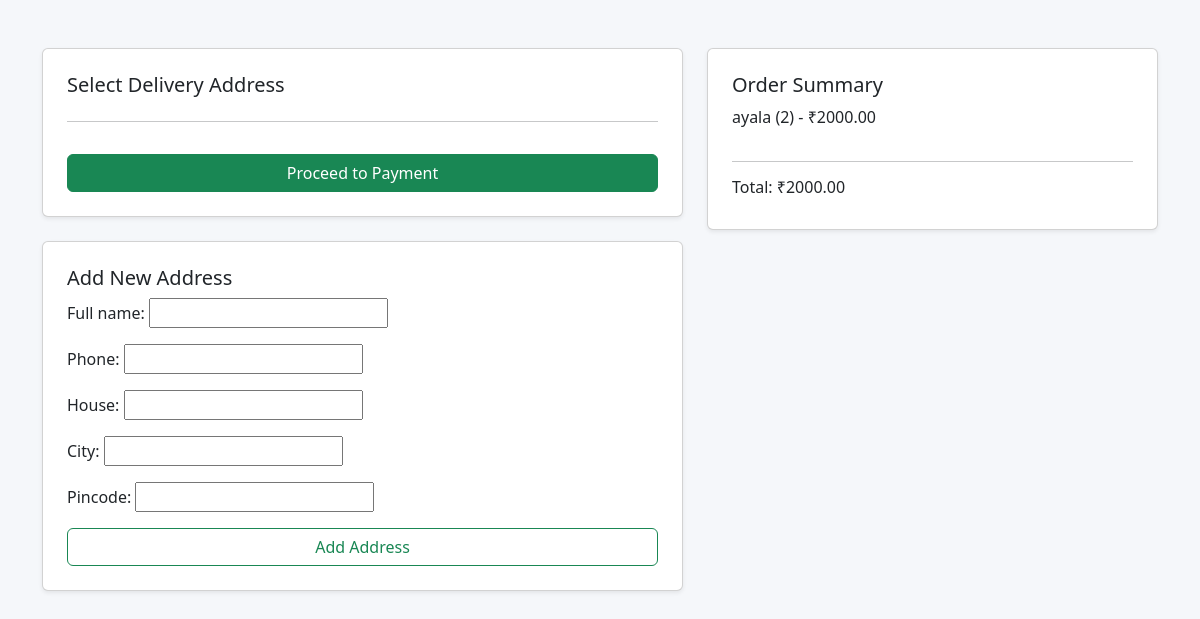
/checkout/ (signed in), run on the app's committed database.
### freshcut/models.py (models this page shows)
class Cart(models.Model):
    user = models.ForeignKey(settings.AUTH_USER_MODEL,on_delete=models.CASCADE)
    product = models.ForeignKey(Product, on_delete=models.CASCADE)
    quantity = models.PositiveIntegerField(default=1)
    class Meta:
        unique_together = ('user', 'product')
    @property
    def subtotal(self):
        return (self.product.price) * self.quantity

### adminpage/models.py (models this page shows, shortened)
class Product(models.Model):
    category = models.ForeignKey(Category, on_delete=models.PROTECT)
    subcategory = models.ForeignKey(SubCategory, on_delete=models.PROTECT)
    slug = models.SlugField(unique=True, blank=True)
    name = models.CharField(max_length=200)
    price = models.DecimalField(max_digits=10, decimal_places=2)
    description = models.TextField(blank=True)
    image = models.ImageField(upload_to="products/")
    stock = models.PositiveIntegerField(default=0)
    is_active = models.BooleanField(default=True)

### freshcut/views.py (the view)
# urls.py: path('checkout/', views.checkout, name='checkout'),
@login_required
def checkout(request):
    cart_items = Cart.objects.filter(user=request.user)
    if not cart_items:
        return redirect("cart")
    addresses = Address.objects.filter(user=request.user)
    form = AddressForm()
    subtotal = sum(item.subtotal for item in cart_items)
    return render(request, "checkout.html", {
        "cart_items": cart_items,
        "addresses": addresses,
        "form": form,
        "subtotal": subtotal
    })

### freshcut/forms.py
class AddressForm(forms.ModelForm):
    class Meta:
        model = Address
        fields = ['full_name', 'phone', 'house', 'city', 'pincode']

### freshcut/templates/checkout.html (shortened to what this page needs)
<!DOCTYPE html>
<html>
<head>
<link href="https://cdn.jsdelivr.net/npm/bootstrap@5.3.2/dist/css/bootstrap.min.css" rel="stylesheet">
</head>
<body style="background:#f5f7fa;">
<div class="container mt-5">
<div class="row">
<div class="col-md-7">
<div class="card p-4 shadow-sm mb-4">
<h5>Select Delivery Address</h5>
<form method="POST" action="{% url 'cart' %}">
<hr>
<button type="submit" class="btn btn-success w-100 mt-3">
Proceed to Payment
</button>
</form>
</div>
<div class="card p-4 shadow-sm">
<h5>Add New Address</h5>
<form method="POST" action="{% url 'add_address' %}">
{{ form.as_p }}
<button type="submit" class="btn btn-outline-success w-100">
Add Address
</button>
</form>
</div>
</div>
<div class="col-md-5">
<div class="card p-4 shadow-sm">
<h5>Order Summary</h5>
{% for item in cart_items %}
<p>{{ item.product.name }} ({{ item.quantity }}) - ₹{{ item.subtotal }}</p>
{% endfor %}
<hr>
<h6>Total: ₹{{ subtotal }}</h6>
</div>
</div>
</div>
</div>
</body>
</html>

### data on the page
Cart: product.name "ayala", quantity "2", subtotal "2000.00"

### other printed values
{{ subtotal }} "2000.00"
